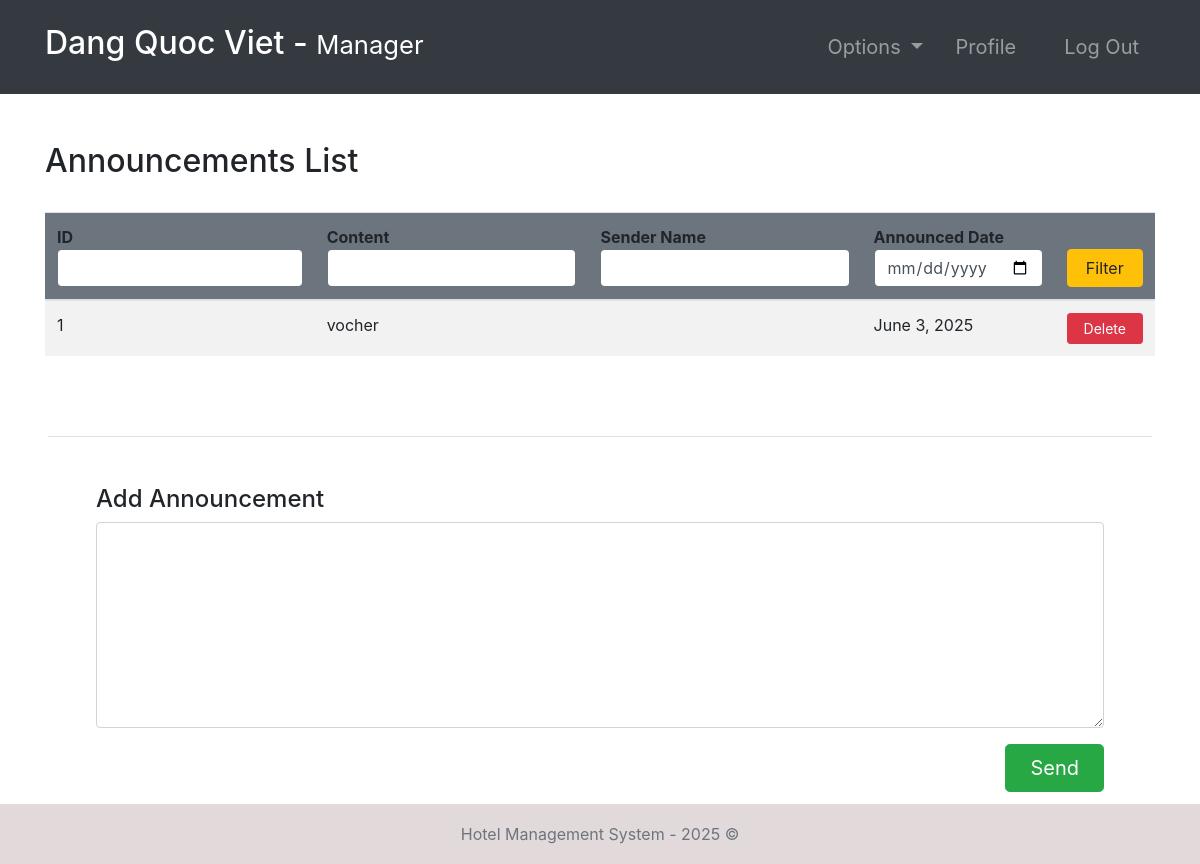
/announcements/ (signed in), run on the app's committed database.
### hotel/models.py (models this page shows, shortened)
class Announcement(models.Model):
    content = models.TextField()
    sender = models.ForeignKey(Employee, null=True, on_delete=models.CASCADE)
    date = models.DateField(default=timezone.now)

### hotel/views.py (the view, shortened to what this page needs)
# urls.py: path('announcements/', announcements, name="announcements"),
@ login_required(login_url='login')
def announcements(request):
    role = str(request.user.groups.all()[0])
    path = role + "/"
    announcements = Announcement.objects.all()
    context = {
        "role": role,
        'announcements': announcements
    }
    return render(request, path + "announcements.html", context)

### templates/manager/announcements.html
{% extends '../index.html' %}
{% block context %}
{% include '../common_pages/authorized-announcements.html' %}
{% endblock %}

### templates/incs/nav.html (shortened to what this page needs)
<nav class="navbar navbar-dark bg-dark navbar-expand-lg py-3 " role="navigation">
    <div class="container">
        <a href="" class="navbar-brand">
            <h2 class="text-capitalize">
                {{ request.user.first_name }} {{ request.user.last_name }} -
                <small>
                    {{ role }}
                </small>
            </h2>
        </a>
        <div class="collapse navbar-collapse" id="navbarTags">
            <ul class="navbar-nav ml-auto">
                <li class="nav-item dropdown p-2">
                    <a class="nav-link dropdown-toggle" href="#" id="navbarDropdown" role="button"
                        data-toggle="dropdown" aria-haspopup="true" aria-expanded="false">
                        Options
                    </a>
                </li>
                <li class="nav-item mr-3 p-2">
                    {% if role == 'staff' or role == 'receptionist' or role == 'admin' or role == 'manager' %}
                    <a href="{% url 'employee-profile' user.id %}" class="nav-link">Profile</a>
                    {% endif %}
                </li>
                <li class="nav-item p-2 ">
                    <a href="{% url 'logout' %}" class="nav-link">Log Out</a>
                </li>
            </ul>
        </div>
    </div>
</nav>

### templates/common_pages/authorized-announcements.html (shortened to what this page needs)
<div class="container py-5">
    <div class="table-header row">
        <div class="col-sm-12 col-md-12 col-lg-4 mb-4">
            <h2>Announcements List</h2>
        </div>
    </div>
    <table class="table table-hover table-striped">
        <thead class="bg-secondary rounded">
            <tr>
                <form action="" method="POST">
                    <th>ID<input type="number" name="id" value="{{id}}" class="form-control border border-secondary">
                    </th>
                    <th>Content<input type="text" name="content" value="{{content}}"
                            class="form-control border border-secondary"></th>
                    <th>Sender Name<input type="text" name="name" value="{{name}}"
                            class="form-control border border-secondary"></th>
                    <th>Announced Date<input type="date" class="form-control border border-secondary" name="date"
                            value="{{date}}"></th>
                    <th><button type="submit" name="filter" class="btn btn-warning w-100">Filter</button></th>
                </form>
            </tr>
        </thead>
        <tbody>
            {% for announcement in announcements %}
            <tr>
                <td>{{announcement.id}}</td>
                <td>{{announcement.content}}</td>
                <td>{{announcement.sender.user.first_name}} {{announcement.sender.user.last_name}}</td>
                <td>{{announcement.date}}</td>
                {% if role == "manager" or role == "admin" %}
                <td> <a href="{% url 'deleteAnnouncement' announcement.id %}"
                        class="btn btn-sm btn-danger px-3">Delete</a> </td>
                {% else %}
                <td></td>
                {% endif %}
            </tr>
            {% endfor %}
        </tbody>
    </table>
</div>
{% if role == "manager" or role == "admin" %}
<div class="add-annoucment border-top my-3 mx-5 p-5">
    <h4>Add Announcement</h4>
    <form action="" method="POST">
        <div class="form-group">
            <textarea class="form-control" name="textid" rows="8" placeholder="Enter Content of Announcement"
                id="textid">
            </textarea>
        </div>
        <button type="submit" class="btn btn-success btn-lg px-4 float-right" name="sendAnnouncement">Send</button>
    </form>
</div>
{% endif %}

### static/css/main.css (style rules this page uses)
* { margin: 0; padding: 0; -webkit-font-smoothing: antialiased; }
body { position: relative; }
nav .nav-item { font-size: 20px; }

### data on the page
Announcement: id "1", content "vocher", date "June 3, 2025"

### other printed values
{{ request.user.first_name }} "Dang"
{{ request.user.last_name }} "Quoc Viet"
{{ role }} "Manager"
